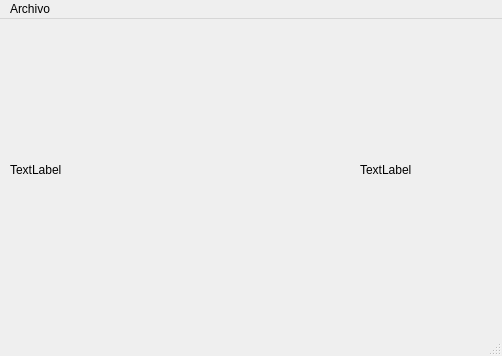
<?xml version="1.0" encoding="UTF-8"?>
<ui version="4.0">
 <class>MainWindow</class>
 <widget class="QMainWindow" name="MainWindow">
  <property name="geometry">
   <rect>
    <x>0</x>
    <y>0</y>
    <width>502</width>
    <height>356</height>
   </rect>
  </property>
  <property name="windowTitle">
   <string>MainWindow</string>
  </property>
  <widget class="QWidget" name="centralwidget">
   <property name="sizePolicy">
    <sizepolicy hsizetype="Expanding" vsizetype="Expanding">
     <horstretch>0</horstretch>
     <verstretch>0</verstretch>
    </sizepolicy>
   </property>
   <widget class="QLabel" name="labelImage">
    <property name="geometry">
     <rect>
      <x>10</x>
      <y>10</y>
      <width>321</width>
      <height>281</height>
     </rect>
    </property>
    <property name="sizePolicy">
     <sizepolicy hsizetype="Expanding" vsizetype="Expanding">
      <horstretch>0</horstretch>
      <verstretch>0</verstretch>
     </sizepolicy>
    </property>
    <property name="lineWidth">
     <number>1</number>
    </property>
    <property name="midLineWidth">
     <number>0</number>
    </property>
    <property name="text">
     <string>TextLabel</string>
    </property>
   </widget>
   <widget class="QLabel" name="labelInfo">
    <property name="geometry">
     <rect>
      <x>360</x>
      <y>10</y>
      <width>131</width>
      <height>281</height>
     </rect>
    </property>
    <property name="text">
     <string>TextLabel</string>
    </property>
   </widget>
  </widget>
  <widget class="QMenuBar" name="menubar">
   <property name="geometry">
    <rect>
     <x>0</x>
     <y>0</y>
     <width>502</width>
     <height>22</height>
    </rect>
   </property>
   <widget class="QMenu" name="menuArchivo">
    <property name="title">
     <string>Archivo</string>
    </property>
    <addaction name="actionCerrar"/>
   </widget>
   <addaction name="menuArchivo"/>
  </widget>
  <widget class="QStatusBar" name="statusbar"/>
  <action name="actionCerrar">
   <property name="text">
    <string>Cerrar</string>
   </property>
  </action>
 </widget>
 <resources/>
 <connections/>
</ui>
